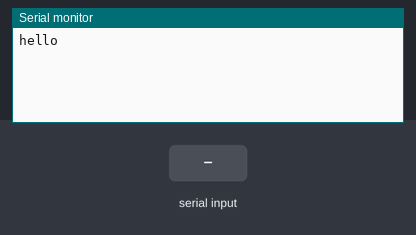
The sketch below on a simulated Arduino Uno, built with avr-gcc and run on an emulated ATmega328P. Shown: the last lines printed to the serial monitor. The inputs (shaded band) are chosen by the test bench.

Above: at 1.2 s.
1.3 s: "90,45\n" received over Serial
At 1.5 s:
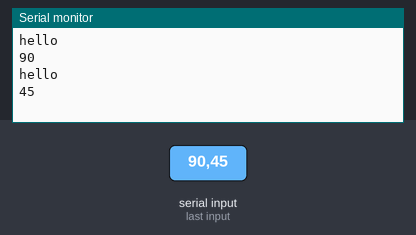
2.9 s: "30,150\n" received over Serial
At 4.4 s:
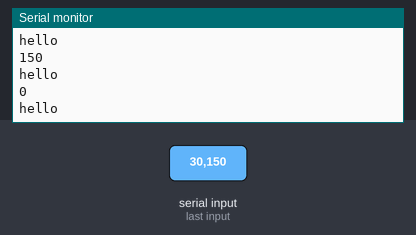
Timing chart, 0 to 5.9 s (numbered marks = the images above; inputs shaded):
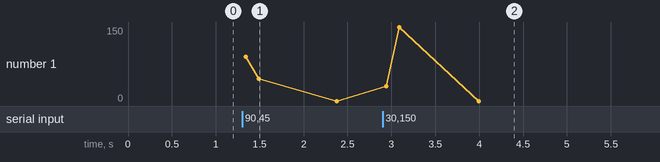

The sketch:

serialMonitor.ino
```cpp
int number;

void setup() {
  // put your setup code here, to run once:
  Serial.begin(750);
}

void loop() {
  // put your main code here, to run repeatedly:
  Serial.println("hello");
  while(Serial.available() == 0){}
  number = Serial.parseInt();
  Serial.println(number);
}
```

Measured:
- after the input at 1.3 s, the serial monitor: prints a new line at once (image 1)
- after the input at 2.9 s, the serial monitor: prints a new line at once (image 2)
